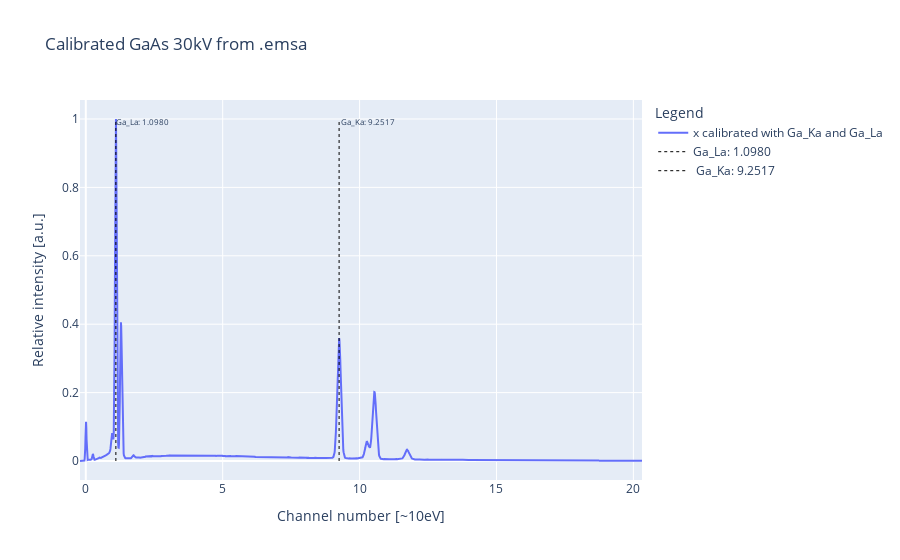

Write notebook code for a chart like this one.
### Code cell
# plotting the calibrated data

fig_calib = plotly_plot(
    x=s['kev_calibrated'],
    y_named=[s['intensity'], "x calibrated with Ga_Ka and Ga_La"],
    vlines=s['peaks_keV'],
    vlines_name=s['peaks_names'],
    title=f"Calibrated {s['plot_title']}",
) 

fig_calib.show()

### Figure 1 — Plotly figure (JSON) as saved in the notebook; plotly's stock layout.template omitted (floating-point values rounded to 4 significant figures; data arrays with more than 128 entries replaced by an {"elided": "..."} marker saying what was removed)
{"data": [{"mode": "lines", "name": "x calibrated with Ga_Ka and Ga_La", "textfont": {"size": 8}, "type": "scatter", "x": {"elided": "2048 float values"}, "y": {"elided": "2048 float values"}}, {"line": {"dash": "dot", "width": 1}, "marker": {"color": "black"}, "mode": "lines+text", "name": "Ga_La: 1.0980", "text": ["", "Ga_La: 1.0980"], "textfont": {"size": 8}, "textposition": "bottom right", "type": "scatter", "x": [1.098, 1.098], "y": [0, 1]}, {"line": {"dash": "dot", "width": 1}, "marker": {"color": "black"}, "mode": "lines+text", "name": " Ga_Ka: 9.2517", "text": ["", " Ga_Ka: 9.2517"], "textfont": {"size": 8}, "textposition": "bottom right", "type": "scatter", "x": [9.252, 9.252], "y": [0, 1]}], "layout": {"legend": {"title": {"text": "Legend"}}, "title": {"text": "Calibrated GaAs 30kV from .emsa"}, "xaxis": {"title": {"text": "Channel number [~10eV]"}}, "yaxis": {"title": {"text": "Relative intensity [a.u.]"}}}}
